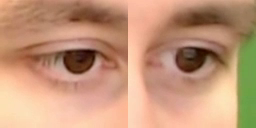
#> input picture frame 9 of Test Dataset/webcam_r_eyes.mp4, 256 x 128 px
$ jupyter execute 'Pre processing.ipynb'
#> lines starting #> are read from the running program, lines starting #| are printed output that depends on the picture
[cell 1]
import cv2
import os

def extract_and_split_frames(video_path, output_folder, cam_position, process_face=False):
#> called with video_path = './Test Dataset/webcam_r_eyes.mp4', output_folder = './Test Dataset/Output', cam_position = 'webcam_r', process_face = False
    cap = cv2.VideoCapture(video_path)

    if not cap.isOpened():
        print(f"Error: Could not open video file {video_path}. Check the file path!")
        return

    video_fps = cap.get(cv2.CAP_PROP_FPS)
    total_frames = int(cap.get(cv2.CAP_PROP_FRAME_COUNT))
    print(f"Processing {cam_position}: FPS={video_fps}, Total Frames={total_frames}")

    cam_folder = os.path.join(output_folder, cam_position)
    os.makedirs(cam_folder, exist_ok=True)

    if process_face:
        face_folder = os.path.join(cam_folder, "face")
        os.makedirs(face_folder, exist_ok=True)
    else:
        left_eye_folder = os.path.join(cam_folder, "left_eye")
        right_eye_folder = os.path.join(cam_folder, "right_eye")
        os.makedirs(left_eye_folder, exist_ok=True)
        os.makedirs(right_eye_folder, exist_ok=True)

    frame_idx = 0

    while cap.isOpened():
        ret, frame = cap.read()
#> frame is the input picture: shape (128, 256, 3); mean B, G, R 120.2, 150, 194.9
        if not ret:
            break

        h, w, _ = frame.shape
#> h = 128; w = 256

        if process_face:
            if w != 256 or h != 256:
                print(f"Skipping frame {frame_idx}: Unexpected face dimensions {w}x{h}")
                continue
            face_filename = os.path.join(face_folder, f"face_{frame_idx:04d}.jpg")
            cv2.imwrite(face_filename, frame)

        else:
            if w != 256 or h != 128:
                print(f"Skipping frame {frame_idx}: Unexpected eye dimensions {w}x{h}")
                continue

            left_eye = frame[:, :128]
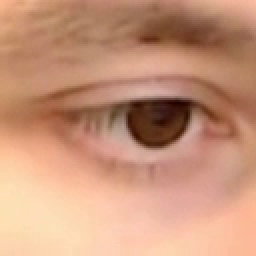
#> left_eye: shape (128, 128, 3) (shown 2 times larger); mean B, G, R 122, 149.1, 200.4
            right_eye = frame[:, 128:]
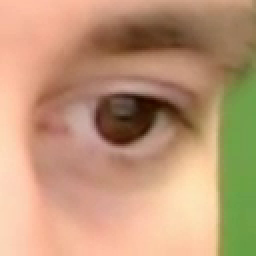
#> right_eye: shape (128, 128, 3) (shown 2 times larger); mean B, G, R 118.5, 151, 189.5

            left_filename = os.path.join(left_eye_folder, f"left_eye_{frame_idx:04d}.jpg")
            right_filename = os.path.join(right_eye_folder, f"right_eye_{frame_idx:04d}.jpg")
            cv2.imwrite(left_filename, left_eye)
            cv2.imwrite(right_filename, right_eye)

        frame_idx += 1

    cap.release()
    print(f"Extracted {frame_idx} frames and saved to {cam_folder}")

video_folder = "./Test Dataset"
output_folder = "./Test Dataset/Output"

videos = {
    "webcam_r_eyes.mp4": ("webcam_r", False),
    "webcam_l_eyes.mp4": ("webcam_l", False),
    "webcam_c_eyes.mp4": ("webcam_c", False),
    "webcam_r_face.mp4": ("webcam_r", True),
    "webcam_l_face.mp4": ("webcam_l", True),
    "webcam_c_face.mp4": ("webcam_c", True),
}

for video_file, (cam_position, is_face) in videos.items():
    video_path = os.path.join(video_folder, video_file)
    extract_and_split_frames(video_path, output_folder, cam_position, process_face=is_face)

$ run again, starting later in the video
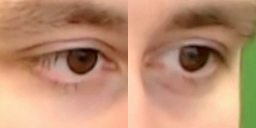
#> input picture frame 40 of Test Dataset/webcam_r_eyes.mp4, 256 x 128 px
#> in extract_and_split_frames, frame is the input picture: shape (128, 256, 3); mean B, G, R 113.3, 142.4, 187.4
#> in extract_and_split_frames, `left_eye = frame[:, :128]`:
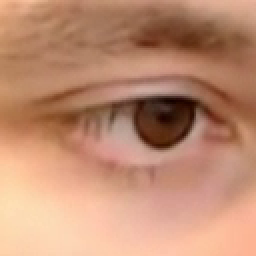
#> left_eye: shape (128, 128, 3) (shown 2 times larger); mean B, G, R 113.7, 140.7, 191.7
#> in extract_and_split_frames, `right_eye = frame[:, 128:]`:
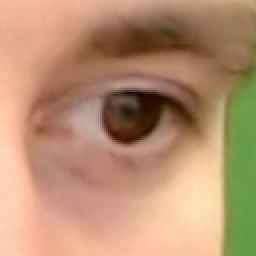
#> right_eye: shape (128, 128, 3) (shown 2 times larger); mean B, G, R 112.9, 144.1, 183

$ run again, starting later in the video
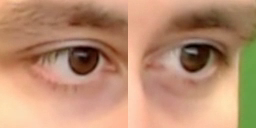
#> input picture frame 72 of Test Dataset/webcam_r_eyes.mp4, 256 x 128 px
#> in extract_and_split_frames, frame is the input picture: shape (128, 256, 3); mean B, G, R 112.5, 141.7, 185.6
#> in extract_and_split_frames, `left_eye = frame[:, :128]`:
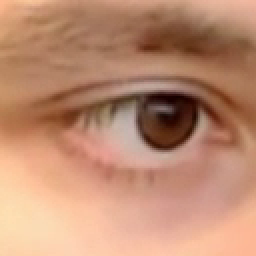
#> left_eye: shape (128, 128, 3) (shown 2 times larger); mean B, G, R 113.2, 139.8, 189.9
#> in extract_and_split_frames, `right_eye = frame[:, 128:]`:
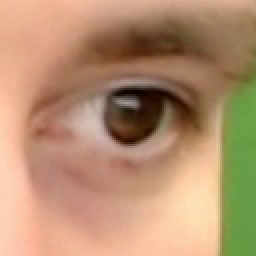
#> right_eye: shape (128, 128, 3) (shown 2 times larger); mean B, G, R 111.7, 143.6, 181.3
